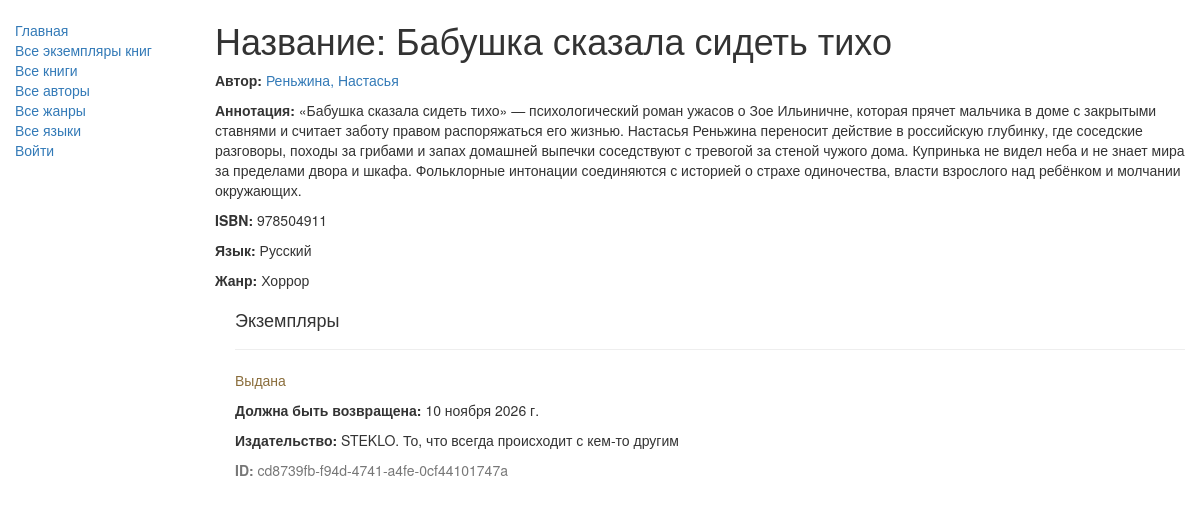
/catalog/book/1, run on the app's committed database.
### catalog/models.py (models this page shows, shortened)
class Book(models.Model):
    title = models.CharField(max_length=200, verbose_name="Название")
    author = models.ForeignKey(
        Author,
        on_delete=models.SET_NULL,
        null=True,
        verbose_name="Автор"
    )
    summary = models.TextField(
        max_length=1000,
        verbose_name="Аннотация",
        help_text="Введите краткое описание книги"
    )
    isbn = models.CharField(
        max_length=13,
        verbose_name="ISBN",
        help_text='13 символов <a href="https://www.isbn-international.org/content/what-isbn">ISBN номер</a>'
    )
    genre = models.ManyToManyField(
        Genre,
        verbose_name="Жанр",
        help_text="Выберите жанр для этой книги"
    )
    language = models.ForeignKey(
        Language,
        on_delete=models.SET_NULL,
        null=True,
        verbose_name="Язык"
    )
    class Meta:
        verbose_name = "Книга"
        verbose_name_plural = "Книги"
    def display_genre(self):
        return ', '.join([genre.name for genre in self.genre.all()[:3]])
    display_genre.short_description = 'Жанр'

class Author(models.Model):
    first_name = models.CharField(max_length=100, verbose_name="Имя")
    last_name = models.CharField(max_length=100, verbose_name="Фамилия")
    date_of_birth = models.DateField(verbose_name="Дата рождения", null=True, blank=True)
    date_of_death = models.DateField(verbose_name="Дата смерти", null=True, blank=True)
    class Meta:
        verbose_name = "Автор"
        verbose_name_plural = "Авторы"
    def __str__(self):
        return f"{self.last_name}, {self.first_name}"

class Language(models.Model):
    name = models.CharField(
        max_length=200,
        verbose_name="Язык",
        help_text="Введите язык книги"
    )
    class Meta:
        verbose_name = "Язык"
        verbose_name_plural = "Языки"
    def __str__(self):
        return self.name

class Genre(models.Model):
    name = models.CharField(
        max_length=200,
        verbose_name="Название жанра",
        help_text="Введите жанр книги"
    )
    class Meta:
        verbose_name = "Жанр"
        verbose_name_plural = "Жанры"
    def __str__(self):
        return self.name

class BookInstance(models.Model):
    id = models.UUIDField(
        primary_key=True,
        default=uuid.uuid4,
        help_text="Уникальный ID для конкретного экземпляра во всей библиотеке"
    )
    book = models.ForeignKey(
        Book,
        on_delete=models.SET_NULL,
        null=True,
        verbose_name="Книга"
    )
    imprint = models.CharField(max_length=200, verbose_name="Издательство")
    due_back = models.DateField(verbose_name="Дата возврата", null=True, blank=True)
    borrower = models.ForeignKey(
        User,
        on_delete=models.SET_NULL,
        null=True,
        blank=True,
        verbose_name="Читатель"
    )
    LOAN_STATUS = (
        ('m', 'На обслуживании'),
        ('o', 'Выдана'),
        ('a', 'Доступна'),
        ('r', 'Забронирована'),
    )
    status = models.CharField(
        max_length=1,
        choices=LOAN_STATUS,
        blank=True,
        default='m',
        verbose_name="Статус",
        help_text='Доступность книги'
    )
    class Meta:
        ordering = ["due_back"]
        verbose_name = "Экземпляр книги"
        verbose_name_plural = "Экземпляры книг"
        permissions = (("can_mark_returned", "Отметить книгу как возвращенную"),)

### catalog/views.py (the view)
# urls.py: path('book/<int:pk>', views.BookDetailView.as_view(), name='book-detail'),
class BookDetailView(generic.DetailView):
    model = Book

### catalog/templates/catalog/book_detail.html
{% extends "base_generic.html" %}
{% block content %}
  <h1>Название: {{ book.title }}</h1>
  <p><strong>Автор:</strong> <a href="">{{ book.author }}</a></p>
  <p><strong>Аннотация:</strong> {{ book.summary }}</p>
  <p><strong>ISBN:</strong> {{ book.isbn }}</p>
  <p><strong>Язык:</strong> {{ book.language }}</p>
  <p><strong>Жанр:</strong> {% for genre in book.genre.all %} {{ genre }}{% if not forloop.last %}, {% endif %}{% endfor %}</p>
  <div style="margin-left:20px;margin-top:20px">
    <h4>Экземпляры</h4>
    {% for copy in book.bookinstance_set.all %}
    <hr>
    <p class="{% if copy.status == 'a' %}text-success{% elif copy.status == 'm' %}text-danger{% else %}text-warning{% endif %}">{{ copy.get_status_display }}</p>
    {% if copy.status != 'a' %}<p><strong>Должна быть возвращена:</strong> {{copy.due_back}}</p>{% endif %}
    <p><strong>Издательство:</strong> {{copy.imprint}}</p>
    <p class="text-muted"><strong>ID:</strong> {{copy.id}}</p>
    {% endfor %}
  </div>
{% endblock %}

### data on the page
Book: title "Бабушка сказала сидеть тихо", author "Реньжина, Настасья", summary "«Бабушка сказала сидеть тихо» — психологический роман ужасов о Зое Ильиничне, которая прячет мальчика в доме с закрытыми ставнями и считает заботу правом распоряжаться его жизнью. Настасья Реньжина переносит действие в российскую глубинку, где соседские разговоры, походы за грибами и запах домашней выпечки соседствуют с тревогой за стеной чужого дома. Купринька не видел неба и не знает мира за пределами двора и шкафа. Фольклорные интонации соединяются с историей о страхе одиночества, власти взрослого над ребёнком и молчании окружающих.", isbn "978504911", language "Русский"
Genre: name "Хоррор"
BookInstance: status "Выдана", due_back "10 ноября 2026 г.", imprint "STEKLO. То, что всегда происходит с кем-то другим", id "cd8739fb-f94d-4741-a4fe-0cf44101747a"
